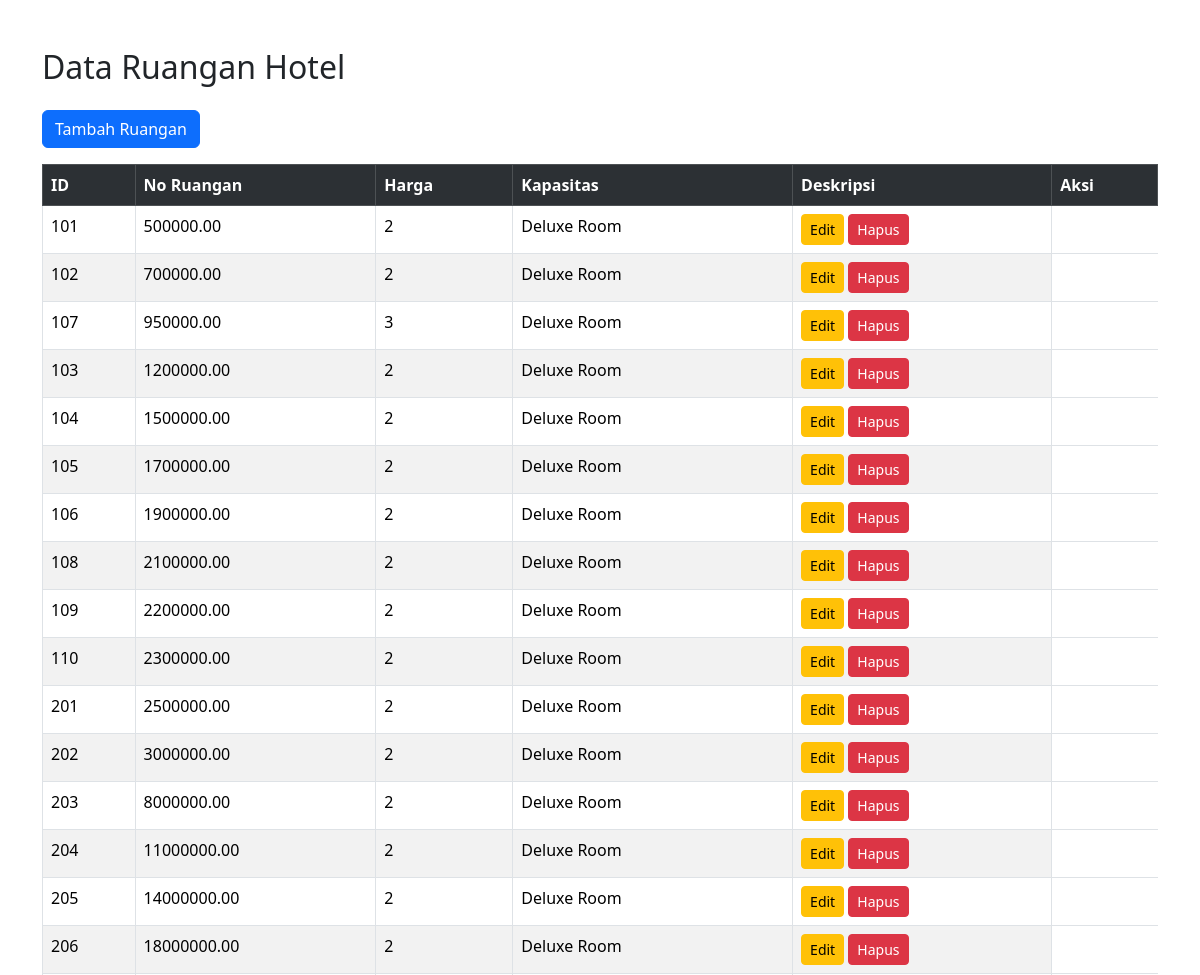
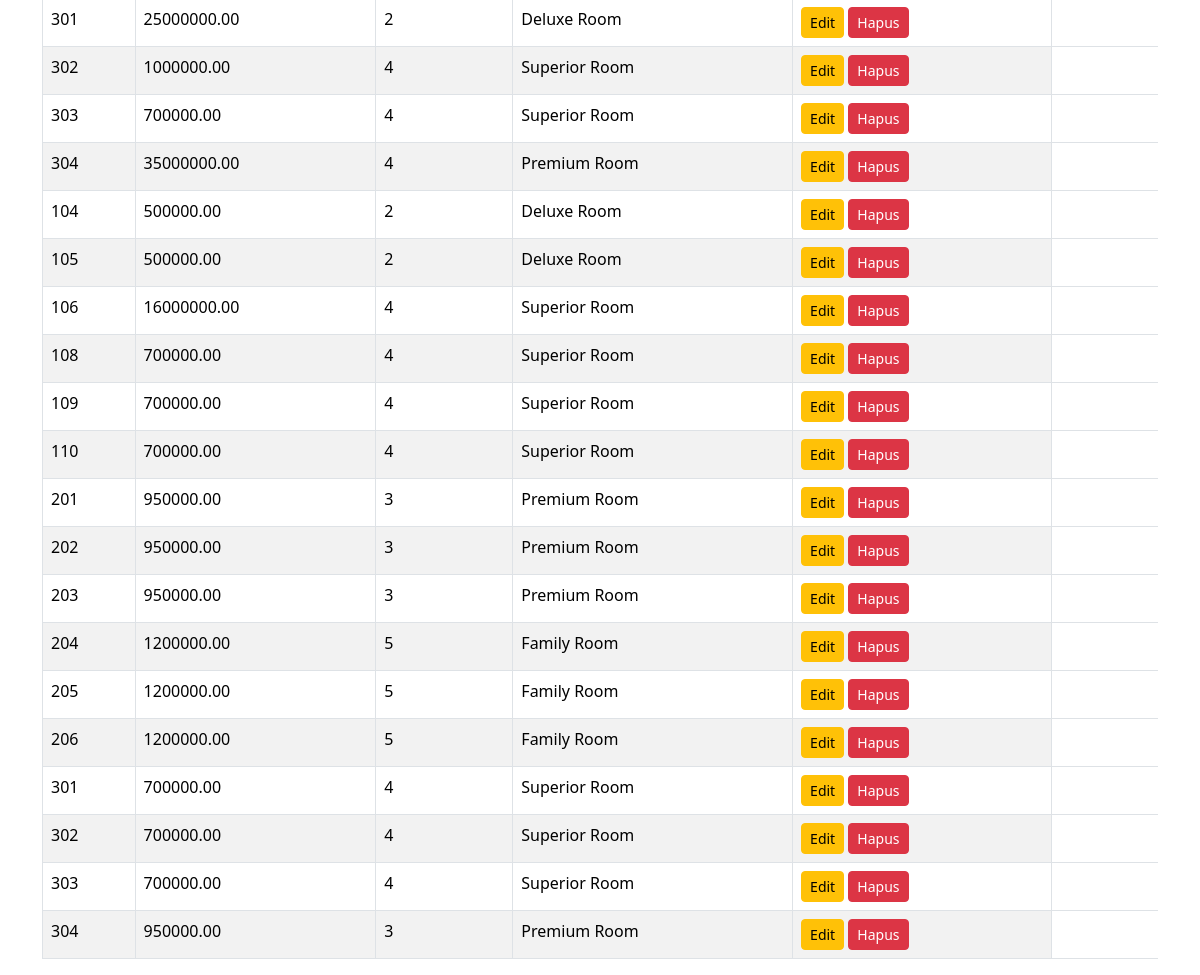
The page / (signed in) on the database its author committed (2 pictures, top to bottom).
### tables this page shows
CREATE TABLE `ruangan` (
  `id_ruangan` int(11) NOT NULL,
  `no_ruangan` varchar(20) DEFAULT NULL,
  `harga` decimal(10,2) DEFAULT NULL,
  `kapasitas` int(11) DEFAULT NULL,
  `deskripsi` varchar(255) DEFAULT NULL
);

### index.php (the view, shortened to what this page needs)
<?php
$query = mysqli_query(
    $conn,
    "SELECT * FROM ruangan"
);
?>
<!DOCTYPE html>
<html>
<head>
    <link href="https://cdn.jsdelivr.net/npm/bootstrap@5.3.3/dist/css/bootstrap.min.css" rel="stylesheet">
</head>
<body>
    <div class="container mt-5">
        <h2 class="mb-4">Data Ruangan Hotel</h2>
        <a href="tambah_ruangan.php" class="btn btn-primary mb-3">Tambah Ruangan</a>
        <div class="table-responsive">
            <table class="table table-bordered table-striped table-hover">
                <tr class="table-dark">
                    <th>ID</th>
                    <th>No Ruangan</th>
                    <th>Harga</th>
                    <th>Kapasitas</th>
                    <th>Deskripsi</th>
                    <th>Aksi</th>
                </tr>
                <?php while ($row = mysqli_fetch_assoc($query)): ?>
                    <tr>
                        <td><?= htmlspecialchars($row['no_ruangan']); ?></td>
                        <td><?= htmlspecialchars($row['harga']); ?></td>
                        <td><?= htmlspecialchars($row['kapasitas']); ?></td>
                        <td><?= htmlspecialchars($row['deskripsi']); ?></td>
                        <td>
                            <a href="edit_ruangan.php?id=<?= $row['id_ruangan']; ?>" class="btn btn-warning btn-sm">
                                Edit
                            </a>
                            <a href="hapus_ruangan.php?id=<?= $row['id_ruangan']; ?>" class="btn btn-danger btn-sm"
                                onclick="return confirm('Apakah Anda yakin ingin menghapus ruangan ini?')">
                                Hapus
                            </a>
                        </td>
                    </tr>
                <?php endwhile; ?>
            </table>
        </div>
</body>
</html>

### rows shown on the page
ruangan: no_ruangan "101", harga "500000.00", kapasitas "2", deskripsi "Deluxe Room"
ruangan: no_ruangan "102", harga "700000.00", kapasitas "2", deskripsi "Deluxe Room"
ruangan: no_ruangan "107", harga "950000.00", kapasitas "3", deskripsi "Deluxe Room"
ruangan: no_ruangan "103", harga "1200000.00", kapasitas "2", deskripsi "Deluxe Room"
ruangan: no_ruangan "104", harga "1500000.00", kapasitas "2", deskripsi "Deluxe Room"
ruangan: no_ruangan "105", harga "1700000.00", kapasitas "2", deskripsi "Deluxe Room"
ruangan: no_ruangan "106", harga "1900000.00", kapasitas "2", deskripsi "Deluxe Room"
ruangan: no_ruangan "108", harga "2100000.00", kapasitas "2", deskripsi "Deluxe Room"
ruangan: no_ruangan "109", harga "2200000.00", kapasitas "2", deskripsi "Deluxe Room"
ruangan: no_ruangan "110", harga "2300000.00", kapasitas "2", deskripsi "Deluxe Room"
ruangan: no_ruangan "201", harga "2500000.00", kapasitas "2", deskripsi "Deluxe Room"
ruangan: no_ruangan "202", harga "3000000.00", kapasitas "2", deskripsi "Deluxe Room"
ruangan: no_ruangan "203", harga "8000000.00", kapasitas "2", deskripsi "Deluxe Room"
ruangan: no_ruangan "204", harga "11000000.00", kapasitas "2", deskripsi "Deluxe Room"
ruangan: no_ruangan "205", harga "14000000.00", kapasitas "2", deskripsi "Deluxe Room"
ruangan: no_ruangan "206", harga "18000000.00", kapasitas "2", deskripsi "Deluxe Room"
ruangan: no_ruangan "301", harga "25000000.00", kapasitas "2", deskripsi "Deluxe Room"
ruangan: no_ruangan "302", harga "1000000.00", kapasitas "4", deskripsi "Superior Room"
ruangan: no_ruangan "303", harga "700000.00", kapasitas "4", deskripsi "Superior Room"
ruangan: no_ruangan "304", harga "35000000.00", kapasitas "4", deskripsi "Premium Room"
ruangan: no_ruangan "104", harga "500000.00", kapasitas "2", deskripsi "Deluxe Room"
ruangan: no_ruangan "105", harga "500000.00", kapasitas "2", deskripsi "Deluxe Room"
ruangan: no_ruangan "106", harga "16000000.00", kapasitas "4", deskripsi "Superior Room"
ruangan: no_ruangan "108", harga "700000.00", kapasitas "4", deskripsi "Superior Room"
ruangan: no_ruangan "109", harga "700000.00", kapasitas "4", deskripsi "Superior Room"
ruangan: no_ruangan "110", harga "700000.00", kapasitas "4", deskripsi "Superior Room"
ruangan: no_ruangan "201", harga "950000.00", kapasitas "3", deskripsi "Premium Room"
ruangan: no_ruangan "202", harga "950000.00", kapasitas "3", deskripsi "Premium Room"
ruangan: no_ruangan "203", harga "950000.00", kapasitas "3", deskripsi "Premium Room"
ruangan: no_ruangan "204", harga "1200000.00", kapasitas "5", deskripsi "Family Room"
ruangan: no_ruangan "205", harga "1200000.00", kapasitas "5", deskripsi "Family Room"
ruangan: no_ruangan "206", harga "1200000.00", kapasitas "5", deskripsi "Family Room"
ruangan: no_ruangan "301", harga "700000.00", kapasitas "4", deskripsi "Superior Room"
ruangan: no_ruangan "302", harga "700000.00", kapasitas "4", deskripsi "Superior Room"
ruangan: no_ruangan "303", harga "700000.00", kapasitas "4", deskripsi "Superior Room"
ruangan: no_ruangan "304", harga "950000.00", kapasitas "3", deskripsi "Premium Room"
